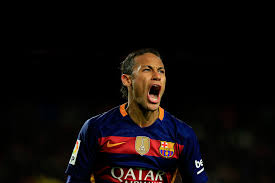
#> input picture terceira_lista/neymar.jpg, 275 x 183 px
$ python numpy_fft.py
#> lines starting #> are read from the running program, lines starting #| are printed output that depends on the picture
import numpy as np
import cv2
from matplotlib import pyplot as plt
#le
img = cv2.imread('neymar.jpg', 0)
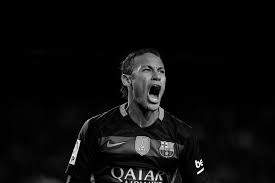
#> img: shape (183, 275); min 0, max 255, mean 12.3

# transf
f = np.fft.fft2(img)
fshift = np.fft.fftshift(f)
mag = 20 * np.log(np.abs(fshift))
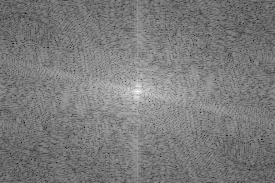
#> mag: shape (183, 275) float64; min 40.06, max 266.7, mean 149.6; drawn with min black and max white

# filtro
rows, cols = img.shape
#> rows = 183; cols = 275
crow, ccol = int(rows / 2), int(cols / 2)
#> crow = 91; ccol = 137
num = 100
fshift[crow-num:crow+num, ccol-num:ccol+num] = 1

# anti transformada
f_ishift = np.fft.ifftshift(fshift)
img_back = np.abs(np.fft.ifft2(f_ishift))

plt.subplot(131)
plt.imshow(img, cmap='gray')
plt.subplot(132)
plt.imshow(mag, cmap='gray')
plt.subplot(133)
plt.imshow(img_back)
plt.show()
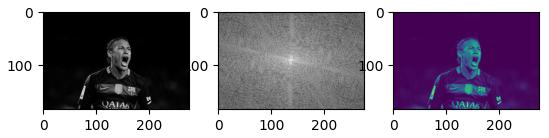
#> figure drawn by matplotlib, 3 panels

$ run again, with terceira_lista/messi.jpg copied over terceira_lista/neymar.jpg
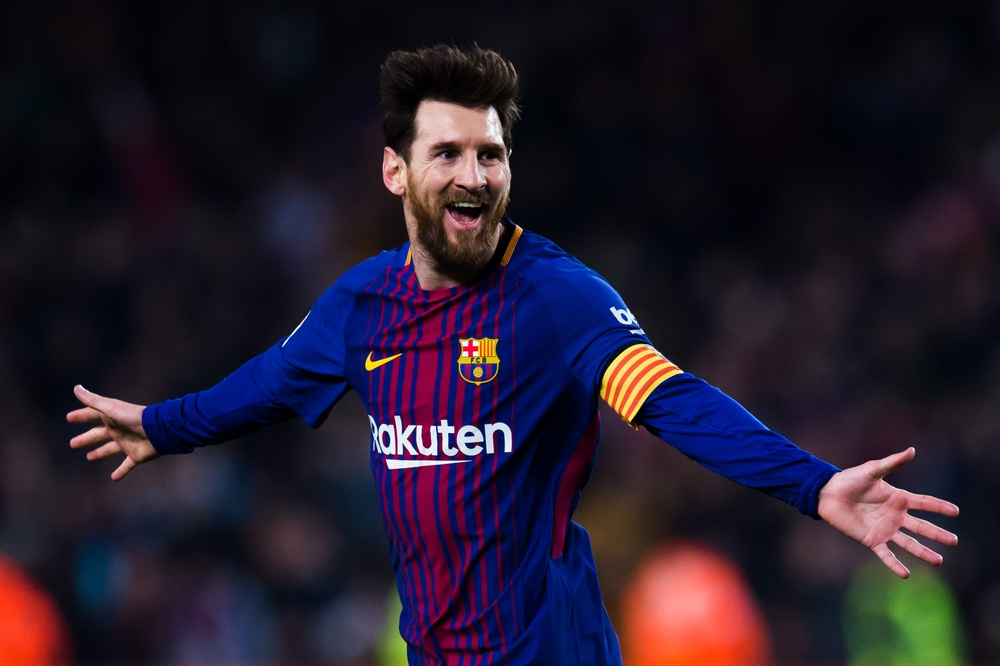
#> input picture terceira_lista/messi.jpg, 1000 x 666 px, shrunk from 3000 x 1997 before the run
#> `img_back = np.abs(np.fft.ifft2(f_ishift))`:
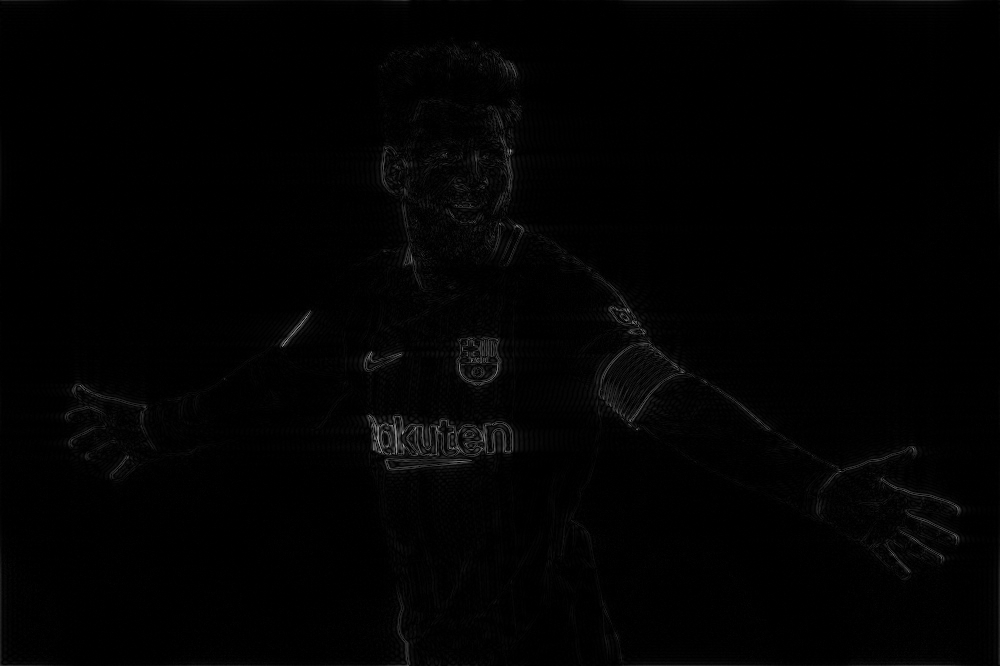
#> img_back: shape (666, 1000) float64; min 0.000493, max 167.9, mean 2.7
#> `plt.show()`:
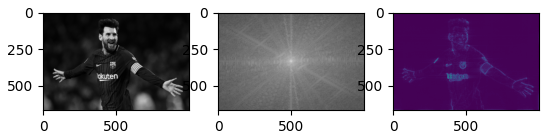
#> figure drawn by matplotlib, 3 panels
